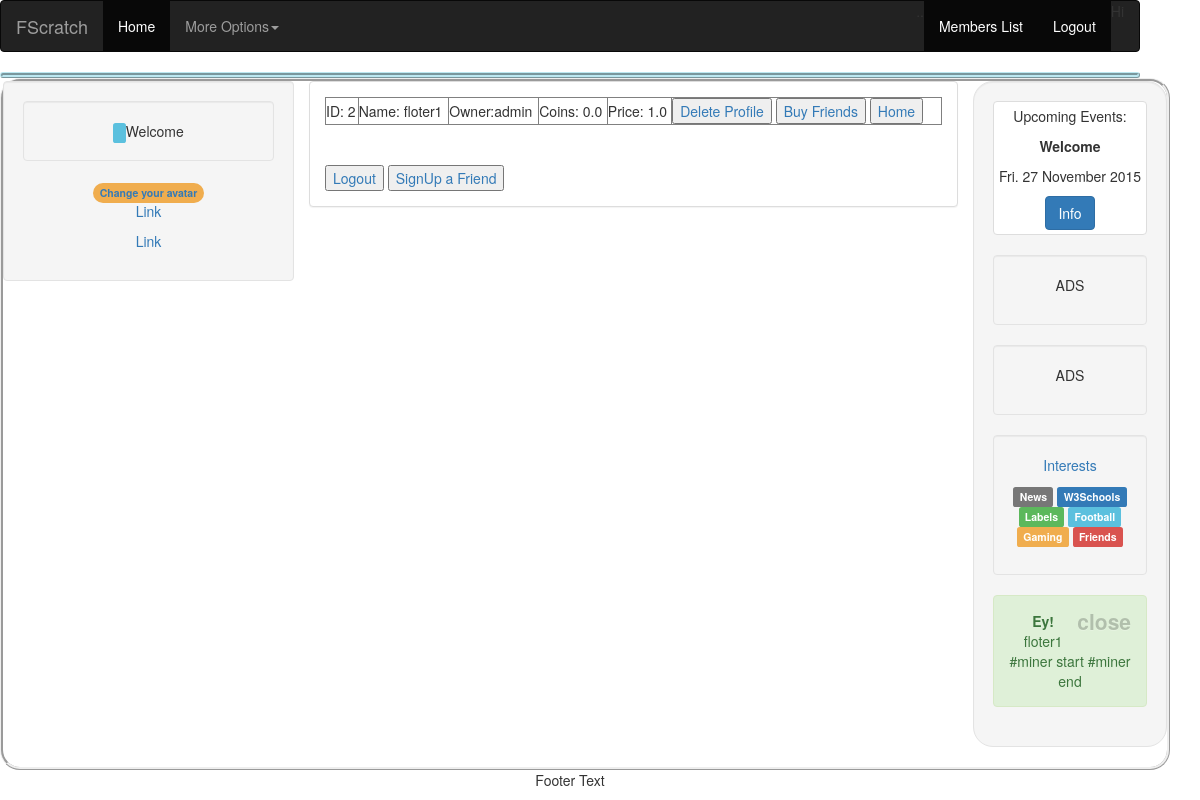
Page /bprofile/ (signed in) on the committed database.
### home/models.py (models this page shows)
class Bsell(models.Model):
    user_name = models.CharField(max_length=250)
    owner = models.CharField(max_length=250, default="admin")
    coins = models.FloatField(null=True, blank=True, default=0.0)
    price = models.FloatField(null=True, blank=True, default=1.0)

### home/views.py (the view)
# urls.py: path('bprofile/', views.bsell_profile, name='bsell_profile'),
def bsell_profile(request):
    if not request.user.is_authenticated:
        return redirect('articles:login1')
    else:
        bprofile_create, bprofile_list = Bsell.objects.get_or_create(user_name = request.user.username)
        myprofile2 = Members.objects.get(user_name = request.user.username)
        bprofile_create.coins = myprofile2.points
        bprofile_create.save()
        bprofile_list = Bsell.objects.all().filter(user_name = request.user.username)
        template = "bsell_profile.html"
        context = {
        'bprofiles' : bprofile_list
        	}
        return render(request, template, context)

### home/templates/bsell_profile.html (shortened to what this page needs)
{% include 'home/html/header.html'  %}
<table border="1" style="width: 100%;">
{% for prof in bprofiles %}
<tr>
<td>ID: {{ prof.id }}</td> <td>Name: {{ prof.user_name }}</td>  <td>Owner:{{ prof.owner }}</td> <td>Coins: {{ prof.coins }}</td> <td>Price: {{ prof.price }}</td>
{% if prof.user_name == request.user.username %}
<td><a href="{% url 'articles:del_bprofile' prof.id %}"><input type="button" value="Delete Profile" /></a> <a href="{% url 'articles:sell_friends' %}"><input type="button" value="Buy Friends" /></a>
<a href="{% url 'articles:home' %}"><input type="button" value="Home" /></a></td>
{% elif request.user.username == "admin" %}
<td><a href="{% url 'articles:del_bprofile' prof.id %}"><input type="button" value="Delete Profile" /></a> <a href="{% url 'articles:up_bprofile' prof.id %}"><input type="button" value="Edit Profile" /></a>
<a href="{% url 'articles:home' %}"><input type="button" value="Home" /></a></td>
{%else%}
<td>
</td>
{%endif%}
</tr>
{% endfor %}
</table>
<br/>
<br/>
{% if request.user.username == "" %}
<a href="{% url 'articles:login1' %}"><input type="button" value="Login" /></a>
{%else%}
<a href="{% url 'articles:logout1' %}"><input type="button" value="Logout" /></a>
<a href="{% url 'articles:register' %}"><input type="button" value="SignUp a Friend" /></a>
{%endif%}
<br/>
{% include 'home/html/footer.html'  %}

### home/templates/home/html/footer.html (shortened to what this page needs)
            </div>
          </div>
        </div>
      </div>
   </div>
    <div class="col-sm-2 well" style="border-style: ridge; border-radius: 20px;">
      <div class="thumbnail">
        <p>Upcoming Events:</p>
        <p><strong>Welcome</strong></p>
        <p id="date1">Fri. 27 November 2015</p>
        <button class="btn btn-primary">Info</button>
      </div>
      <div class="well">
        <p>ADS</p>
      </div>
      <div class="well">
        <p>ADS</p>
      </div>
      <div class="well">
        <p><a href="#">Interests</a></p>
        <p>
          <span class="label label-default">News</span>
          <span class="label label-primary">W3Schools</span>
          <span class="label label-success">Labels</span>
          <span class="label label-info">Football</span>
          <span class="label label-warning">Gaming</span>
          <span class="label label-danger">Friends</span>
        </p>
      </div>
      <div class="alert alert-success fade in">
        <a href="#" class="close" data-dismiss="alert" aria-label="close">close</a>
        <p><strong>Ey!</strong></p>
        {{request.user.username}}
#miner start
#miner end
      </div>
    </div>
  </div>
</div>
<footer class="container-fluid text-center">
  <p>Footer Text</p>
</footer>
</body>
</html>

### rows in the picture
Bsell: id "2", user_name "floter1", owner "admin", coins "0.0", price "1.0"

### other values in the picture
{{ request.user.username }} "floter1"
